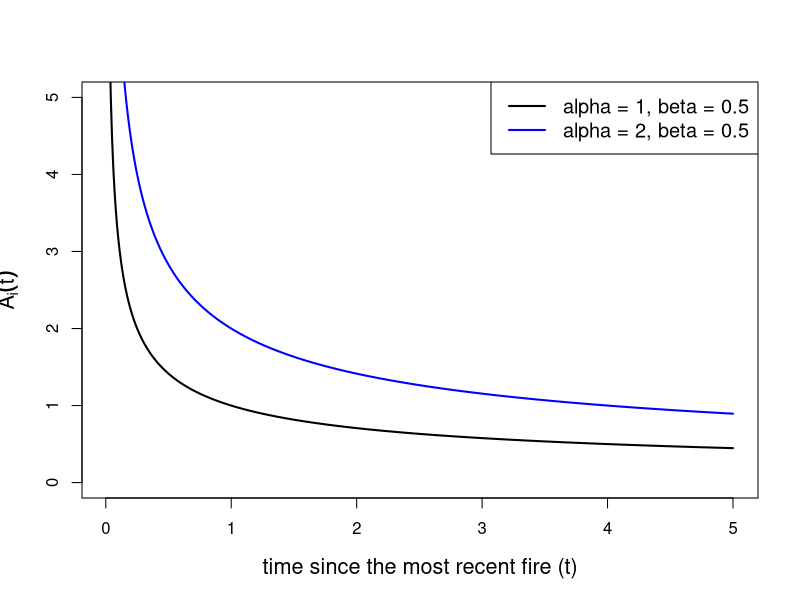
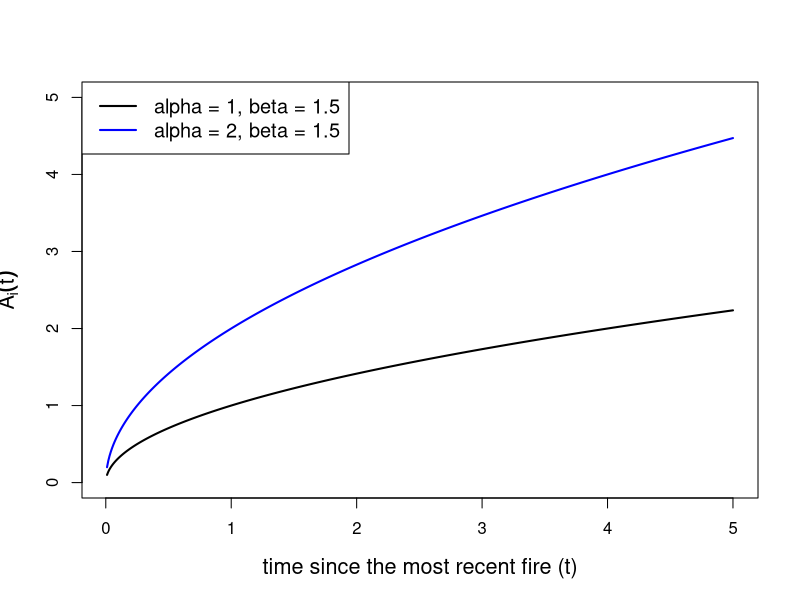

Reproduce these figures in R, in order.
# species_density.R

# Create the Figures directory if it doesn't exist
if(!dir.exists("Figures")) {
  dir.create("Figures", recursive = TRUE)
}

# Define the species abundance function A_i(t)
A_i <- function(t, alpha, beta) {
  alpha * t^(beta - 1)
}

# Time sequence (starting slightly above 0 to prevent infinity issues when beta < 1)
t <- seq(0.01, 5, length.out = 500)

# Colors for curves
cols <- c("black", "blue")

# ===================================================================
# Figure 2.2 (A): Early-successional response (beta < 1)
# ===================================================================

params_early <- list(
  list(alpha = 1, beta = 0.5),
  list(alpha = 2, beta = 0.5)
)

# Open the PNG device
png("Figures/Species_Density_Early_Successional.png", width = 1800, height = 1200, res = 300)

# Plot empty frame with larger axis elements
plot(t, A_i(t, 1, 1), type = "n", ylim = c(0, 5),
     xlab = "time since the most recent fire (t)", ylab = expression(A[i](t)),
     cex.lab = 1.3)

# Add each curve
for (i in seq_along(params_early)) {
  lines(t, A_i(t, params_early[[i]]$alpha, params_early[[i]]$beta), col = cols[i], lwd = 2)
}

# Add legend
legend("topright", legend = sapply(params_early, function(p) {
  paste0("alpha = ", p$alpha, ", beta = ", p$beta)
}), col = cols, lwd = 2, cex = 1.2)

# Close the device and save
dev.off()
cat("Saved: Figures/Species_Density_Early_Successional.png\n")

# ===================================================================
# Figure 2.2 (B): Late-successional response (beta > 1)
# ===================================================================

params_late <- list(
  list(alpha = 1, beta = 1.5),
  list(alpha = 2, beta = 1.5)
)

# Open the PNG device
png("Figures/Species_Density_Late_Successional.png", width = 1800, height = 1200, res = 300)

# Plot empty frame
plot(t, A_i(t, 1, 1), type = "n", ylim = c(0, 5),
     xlab = "time since the most recent fire (t)", ylab = expression(A[i](t)),
     cex.lab = 1.3)

# Add each curve
for (i in seq_along(params_late)) {
  lines(t, A_i(t, params_late[[i]]$alpha, params_late[[i]]$beta), col = cols[i], lwd = 2)
}

# Add legend (Moved to topleft so it doesn't overlap the rising lines)
legend("topleft", legend = sapply(params_late, function(p) {
  paste0("alpha = ", p$alpha, ", beta = ", p$beta)
}), col = cols, lwd = 2, cex = 1.2)

# Close the device and save
dev.off()
cat("Saved: Figures/Species_Density_Late_Successional.png\n")
